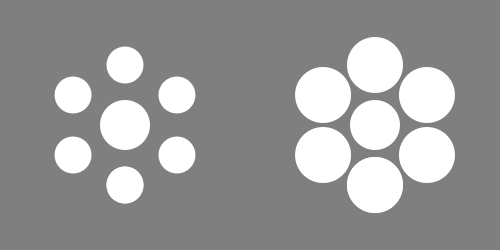
Frame 1 (no input)
Frame 60 (the mouse pressed at the canvas centre just before this capture): identical to frame 1, image omitted
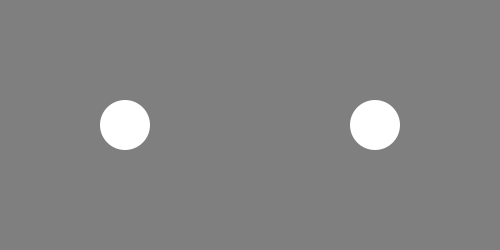
Frame 120 (the mouse held since frame 60 and released just before this capture)

The Processing sketch that drew these frames (run headless with seeded random() and noise(); from frame 60 on, the mouse is pressed at the canvas centre):

// Processing sketch: processing_128846
// ── processing_128846.pde

boolean illusion = true;

int r;
float rmul = 1.2;

void setup() {
  size( 500, 250 );
  
  r = width / 10;
  noStroke();
}

void draw() {

  background(127);

  if ( illusion ) {
    
    pushMatrix();
    translate( width / 4, height / 2 );
    
    for( float i = 0; i < TWO_PI; i += PI/3 ) {
     ellipse( sin( i ) * r * rmul, cos( i ) *  r * rmul, 3*r/4, 3*r/4 );  
    }
    
    popMatrix();

    pushMatrix();
    translate( 3*width / 4, height / 2 );
    
    for( float i = 0; i < TWO_PI; i += PI/3 ) {
     ellipse( sin( i ) * r * rmul, cos( i ) *  r * rmul, 9*r/8, 9*r/8 );  
    }
    
    popMatrix();
    
    
    
  }
  
  ellipse( width / 4, height / 2, r, r );
  ellipse( 3*width / 4, height / 2, r, r ); 
}


void mousePressed() {
  illusion = false;
}

void mouseReleased() {
  illusion = true;
}

  
  
